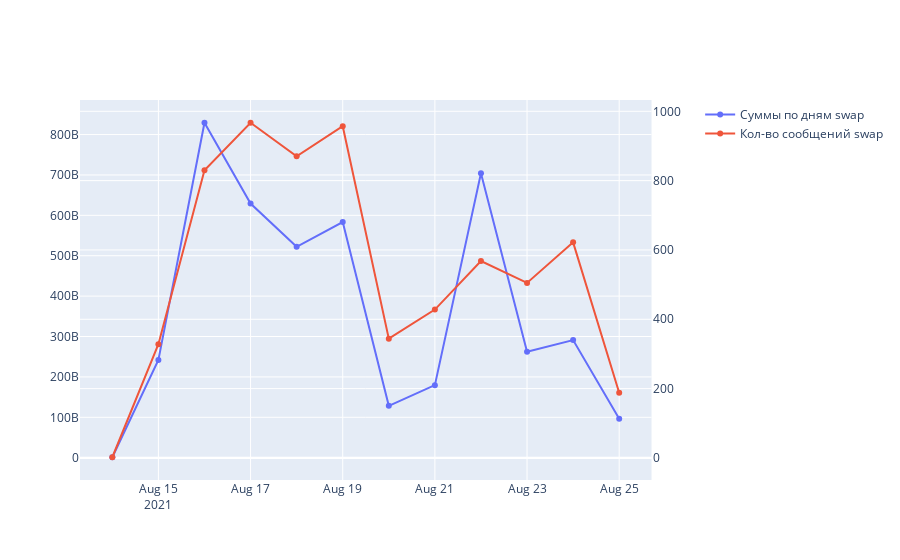
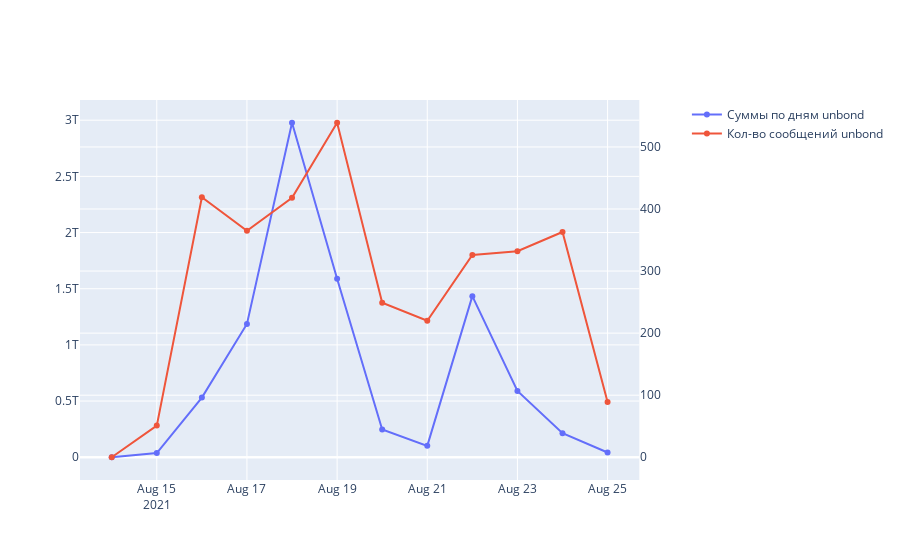
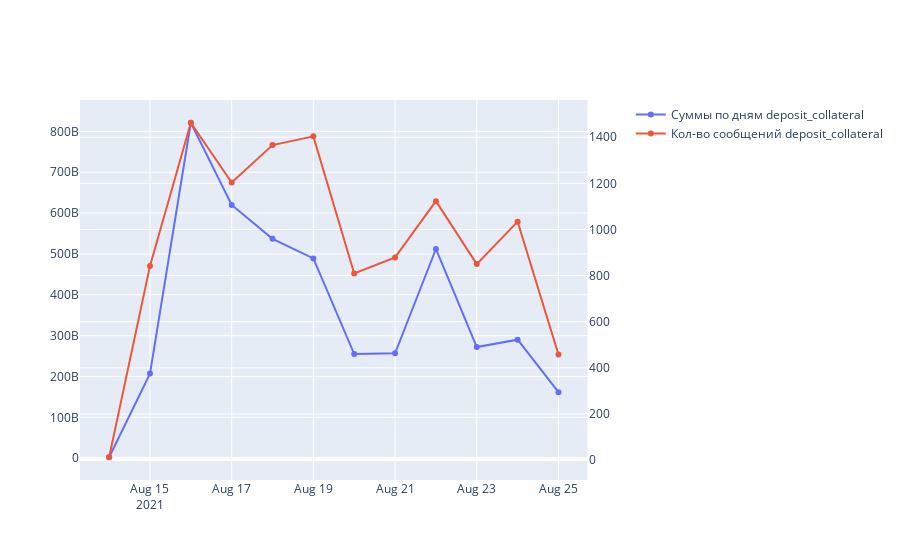

Write notebook code for charts like these, in order.
### Code cell
for message_type in ['swap','unbond','deposit_collateral']:
    subtype_days,subtype_days_amount,subtype_days_count = process_messages(message_type)
    fig = make_subplots(specs=[[{"secondary_y": True}]])
    fig.add_trace(go.Scatter(x=subtype_days, y=subtype_days_amount, name=f"Суммы по дням {message_type}"),
                secondary_y=False)
    fig.add_trace(go.Scatter(x=subtype_days, y=subtype_days_count,
                            name=f"Кол-во сообщений {message_type}"), secondary_y=True)
    fig.show()

### Figure 1 — Plotly figure (JSON) as saved in the notebook; plotly's stock layout.template omitted (floating-point values rounded to 4 significant figures)
{"data": [{"name": "Суммы по дням swap", "type": "scatter", "x": ["2021-08-25", "2021-08-24", "2021-08-23", "2021-08-22", "2021-08-21", "2021-08-20", "2021-08-19", "2021-08-18", "2021-08-17", "2021-08-16", "2021-08-15", "2021-08-14"], "xaxis": "x", "y": [96466072781, 291156052814, 262362149139, 704058452703, 179572582358, 128310313122, 583414841384, 521971598463, 629078241745, 829217185801, 241866401152, 1092268912], "yaxis": "y"}, {"name": "Кол-во сообщений swap", "type": "scatter", "x": ["2021-08-25", "2021-08-24", "2021-08-23", "2021-08-22", "2021-08-21", "2021-08-20", "2021-08-19", "2021-08-18", "2021-08-17", "2021-08-16", "2021-08-15", "2021-08-14"], "xaxis": "x", "y": [188, 622, 505, 568, 428, 344, 957, 870, 967, 830, 328, 2], "yaxis": "y2"}], "layout": {"xaxis": {"anchor": "y", "domain": [0, 0.94]}, "yaxis": {"anchor": "x", "domain": [0, 1]}, "yaxis2": {"anchor": "x", "overlaying": "y", "side": "right"}}}

### Figure 2 — Plotly figure (JSON) as saved in the notebook; plotly's stock layout.template omitted (floating-point values rounded to 4 significant figures)
{"data": [{"name": "Суммы по дням unbond", "type": "scatter", "x": ["2021-08-25", "2021-08-24", "2021-08-23", "2021-08-22", "2021-08-21", "2021-08-20", "2021-08-19", "2021-08-18", "2021-08-17", "2021-08-16", "2021-08-15", "2021-08-14"], "xaxis": "x", "y": [42079929055, 213432966074, 589451242898, 1434009630744, 101666519866, 247276113379, 1588158532866, 2977213900831, 1186287994025, 530906429552, 37578118683, 0], "yaxis": "y"}, {"name": "Кол-во сообщений unbond", "type": "scatter", "x": ["2021-08-25", "2021-08-24", "2021-08-23", "2021-08-22", "2021-08-21", "2021-08-20", "2021-08-19", "2021-08-18", "2021-08-17", "2021-08-16", "2021-08-15", "2021-08-14"], "xaxis": "x", "y": [89, 363, 332, 326, 220, 249, 539, 418, 365, 419, 51, 0], "yaxis": "y2"}], "layout": {"xaxis": {"anchor": "y", "domain": [0, 0.94]}, "yaxis": {"anchor": "x", "domain": [0, 1]}, "yaxis2": {"anchor": "x", "overlaying": "y", "side": "right"}}}

### Figure 3 — Plotly figure (JSON) as saved in the notebook; plotly's stock layout.template omitted (floating-point values rounded to 4 significant figures)
{"data": [{"name": "Суммы по дням deposit_collateral", "type": "scatter", "x": ["2021-08-25", "2021-08-24", "2021-08-23", "2021-08-22", "2021-08-21", "2021-08-20", "2021-08-19", "2021-08-18", "2021-08-17", "2021-08-16", "2021-08-15", "2021-08-14"], "xaxis": "x", "y": [161589942397, 290030937941, 271911130807, 512040936281, 256838737343, 254852866038, 489061970397, 536942426508, 619764834741, 821011361556, 207074966619, 2331741315], "yaxis": "y"}, {"name": "Кол-во сообщений deposit_collateral", "type": "scatter", "x": ["2021-08-25", "2021-08-24", "2021-08-23", "2021-08-22", "2021-08-21", "2021-08-20", "2021-08-19", "2021-08-18", "2021-08-17", "2021-08-16", "2021-08-15", "2021-08-14"], "xaxis": "x", "y": [458, 1034, 850, 1123, 879, 809, 1404, 1366, 1204, 1463, 842, 12], "yaxis": "y2"}], "layout": {"xaxis": {"anchor": "y", "domain": [0, 0.94]}, "yaxis": {"anchor": "x", "domain": [0, 1]}, "yaxis2": {"anchor": "x", "overlaying": "y", "side": "right"}}}
